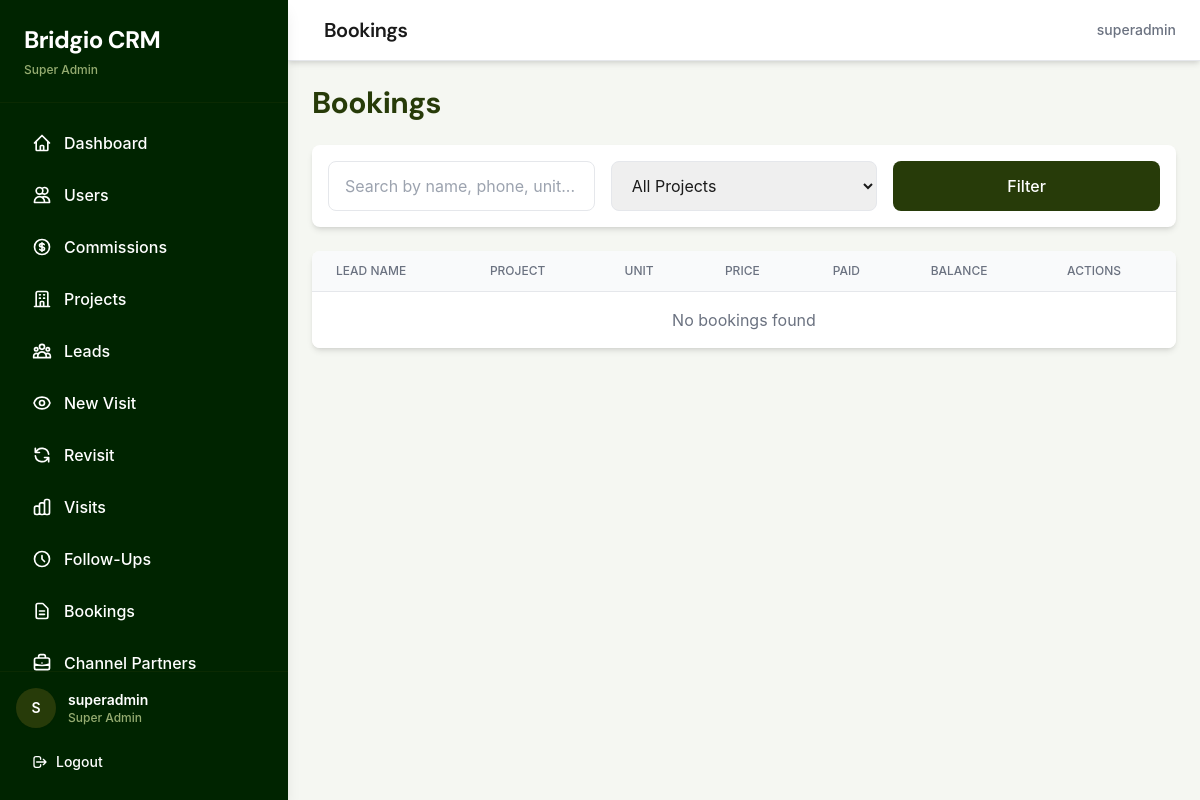
The page /bookings/ (signed in) on the database as committed earlier.
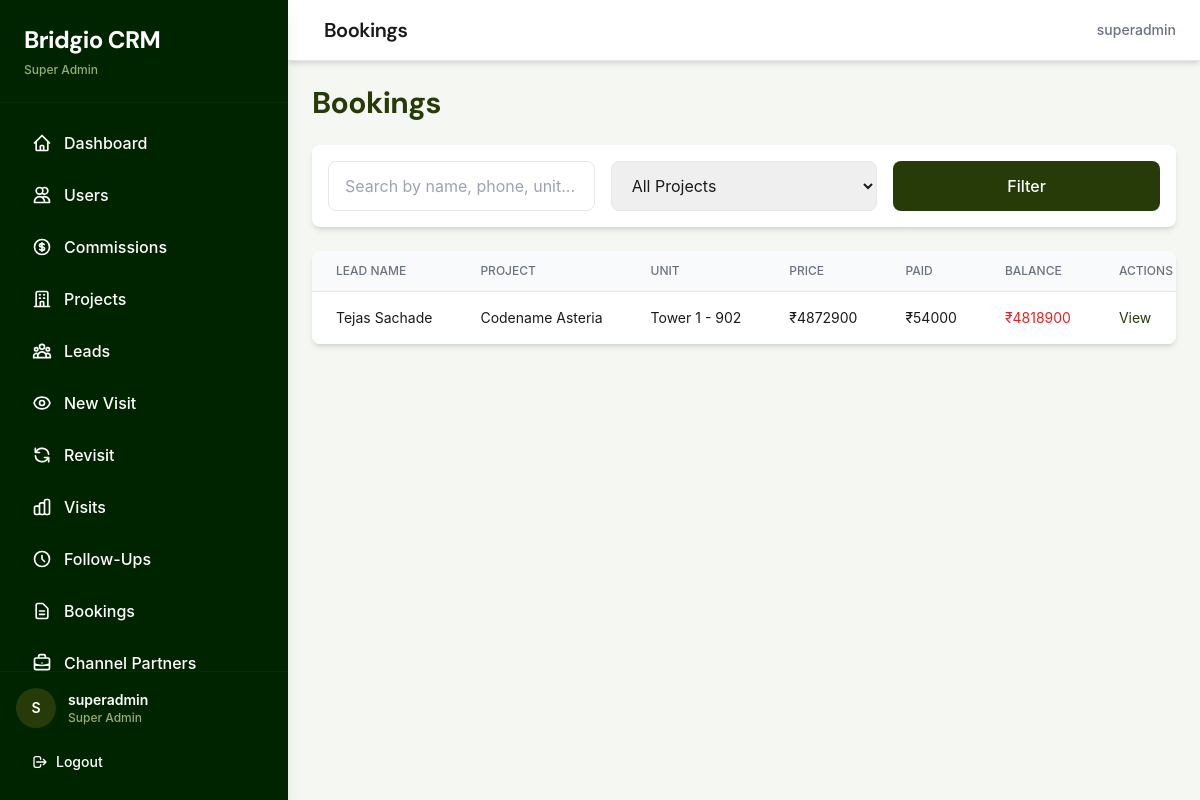
The same page on the database as committed later.
### bookings/models.py (models this page shows, shortened)
class Booking(models.Model):
    lead = models.ForeignKey(Lead, on_delete=models.CASCADE, related_name='bookings')
    project = models.ForeignKey(Project, on_delete=models.CASCADE, related_name='bookings')
    tower_wing = models.CharField(max_length=100, blank=True)
    unit_number = models.CharField(max_length=50)
    carpet_area = models.DecimalField(max_digits=10, decimal_places=2, null=True, blank=True)
    floor = models.IntegerField(null=True, blank=True)
    final_negotiated_price = models.DecimalField(
        max_digits=15,
        decimal_places=2,
        validators=[MinValueValidator(0)]
    )
    token_amount = models.DecimalField(
        max_digits=15,
        decimal_places=2,
        default=0.00,
        validators=[MinValueValidator(0)]
    )
    token_receipt_proof = models.FileField(upload_to='bookings/receipts/', blank=True, null=True)
    channel_partner = models.ForeignKey(
        ChannelPartner,
        on_delete=models.SET_NULL,
        null=True,
        blank=True,
        related_name='bookings'
    )
    cp_commission_percent = models.DecimalField(max_digits=5, decimal_places=2, default=0.00)
    credited_to_closing_manager = models.ForeignKey(
        User,
        on_delete=models.SET_NULL,
        null=True,
        blank=True,
        related_name='credited_bookings_closing',
        limit_choices_to={'role': 'closing_manager'},
        help_text="Closing manager who gets credit for this booking"
    )
    credited_to_sourcing_manager = models.ForeignKey(
        User,
        on_delete=models.SET_NULL,
        null=True,
        blank=True,
        related_name='credited_bookings_sourcing',
        limit_choices_to={'role': 'sourcing_manager'},
        help_text="Sourcing manager who gets credit for this booking (if CP lead)"
    )
    credited_to_telecaller = models.ForeignKey(
        User,
        on_delete=models.SET_NULL,
        null=True,
        blank=True,
        related_name='credited_bookings_telecaller',
        limit_choices_to={'role': 'telecaller'},
        help_text="Telecaller who gets credit for this booking (if telecaller-generated lead)"
    )
    created_by = models.ForeignKey(User, on_delete=models.SET_NULL, null=True)
    created_at = models.DateTimeField(auto_now_add=True)
    updated_at = models.DateTimeField(auto_now=True)
    is_archived = models.BooleanField(default=False)
    class Meta:
        db_table = 'bookings'
        ordering = ['-created_at']
    @property
    def total_paid(self):
        return self.payments.aggregate(total=Sum('amount'))['total'] or 0
    @property
    def remaining_balance(self):
        return self.final_negotiated_price - self.total_paid

### leads/models.py (models this page shows, shortened)
class Lead(models.Model):
    GENDER_CHOICES = [
        ('male', 'Male'),
        ('female', 'Female'),
        ('other', 'Other'),
    ]
    RESIDENCE_CHOICES = [
        ('own', 'Own'),
        ('rent', 'Rent'),
    ]
    OCCUPATION_CHOICES = [
        ('self_emp', 'Self Employed'),
        ('service', 'Service'),
        ('homemaker', 'Homemaker'),
        ('business', 'Business'),
        ('retired', 'Retired'),
        ('other', 'Other'),
    ]
    PURPOSE_CHOICES = [
        ('investment', 'Investment'),
        ('first_home', 'First Home'),
        ('second_home', 'Second Home'),
        ('retirement_home', 'Retirement Home'),
    ]
    VISIT_TYPE_CHOICES = [
        ('family', 'Family'),
        ('alone', 'Alone'),
    ]
    VISIT_SOURCE_CHOICES = [
        ('call', 'Call Generated'),
        ('cp', 'Channel Partner'),
        ('walkin', 'Direct Walk-in'),
    ]
    name = models.CharField(max_length=200)
    phone = models.CharField(max_length=15, db_index=True, unique=True, help_text="Unique phone number - used for deduplication")
    email = models.EmailField(blank=True)
    age = models.IntegerField(null=True, blank=True, validators=[MinValueValidator(18), MaxValueValidator(100)])
    gender = models.CharField(max_length=10, choices=GENDER_CHOICES, blank=True)
    locality = models.CharField(max_length=200, blank=True)
    current_residence = models.CharField(max_length=10, choices=RESIDENCE_CHOICES, blank=True)
    occupation = models.CharField(max_length=20, choices=OCCUPATION_CHOICES, blank=True)
    company_name = models.CharField(max_length=200, blank=True)
    designation = models.CharField(max_length=200, blank=True)
    configurations = models.ManyToManyField(
        GlobalConfiguration,
        related_name='leads',
        blank=True,
        help_text="Preferred configurations (multiple selection)"
    )
    project = models.ForeignKey(
        Project,
        on_delete=models.SET_NULL,
        null=True,
        blank=True,
        related_name='legacy_leads',
        help_text="DEPRECATED: Use project_associations instead"
    )
    budget = models.DecimalField(max_digits=15, decimal_places=2, null=True, blank=True, help_text="Overall budget preference")
    purpose = models.CharField(max_length=20, choices=PURPOSE_CHOICES, blank=True)
    visit_type = models.CharField(max_length=10, choices=VISIT_TYPE_CHOICES, blank=True)
    is_first_visit = models.BooleanField(default=True)
    how_did_you_hear = models.CharField(max_length=200, blank=True)
    visit_source = models.CharField(
        max_length=20,
        choices=VISIT_SOURCE_CHOICES,
        blank=True,
        null=True,
        help_text="How was this visit generated? (Call, CP, or Walk-in)"
    )
    channel_partner = models.ForeignKey(
        ChannelPartner,
        on_delete=models.SET_NULL,
        null=True,
        blank=True,
        related_name='leads'
    )
    cp_firm_name = models.CharField(max_length=200, blank=True)  # Fallback if CP not in master
    cp_name = models.CharField(max_length=200, blank=True)
    cp_phone = models.CharField(max_length=15, blank=True)
    cp_rera_number = models.CharField(max_length=50, blank=True)
    notes = models.TextField(blank=True, help_text="General notes about the lead, conversations, preferences, etc.")
    created_by = models.ForeignKey(
        User,
        on_delete=models.SET_NULL,
        null=True,
        related_name='created_leads'
    )
    created_at = models.DateTimeField(auto_now_add=True)
    updated_at = models.DateTimeField(auto_now=True)
    is_archived = models.BooleanField(default=False)
    is_pretagged = models.BooleanField(default=False, help_text="DEPRECATED: Use LeadProjectAssociation.is_pretagged instead")
    class Meta:
        db_table = 'leads'
        ordering = ['-created_at']
        indexes = [
            models.Index(fields=['phone']),
            models.Index(fields=['is_archived', '-created_at']),
        ]

### projects/models.py (models this page shows, shortened)
class Project(models.Model):
    PROJECT_TYPE_CHOICES = [
        ('residential', 'Residential'),
        ('commercial', 'Commercial'),
        ('mixed', 'Mixed'),
    ]
    name = models.CharField(max_length=200)
    builder_name = models.CharField(max_length=200)
    location = models.TextField()
    rera_id = models.CharField(max_length=50, blank=True)
    project_type = models.CharField(max_length=20, choices=PROJECT_TYPE_CHOICES, default='residential')
    starting_price = models.DecimalField(max_digits=15, decimal_places=2, null=True, blank=True)
    starting_price_unit = models.CharField(max_length=10, choices=[('lakhs', 'Lakhs'), ('crores', 'Crores')], default='lakhs', blank=True)
    ending_price = models.DecimalField(max_digits=15, decimal_places=2, null=True, blank=True)
    ending_price_unit = models.CharField(max_length=10, choices=[('lakhs', 'Lakhs'), ('crores', 'Crores')], default='lakhs', blank=True)
    inventory_summary = models.TextField(blank=True)
    image = models.ImageField(upload_to='projects/', blank=True, null=True, help_text="Cover image for project cards and detail page")
    number_of_towers = models.IntegerField(default=1, help_text="Total number of towers")
    floors_per_tower = models.IntegerField(default=1, help_text="Number of floors in each tower")
    units_per_floor = models.IntegerField(default=1, help_text="Number of residential units per floor")
    has_commercial = models.BooleanField(default=False, help_text="Does this project have commercial units?")
    commercial_floors = models.IntegerField(default=0, help_text="Number of floors with commercial units")
    commercial_units_per_floor = models.IntegerField(default=0, help_text="Number of commercial units per floor")
    latitude = models.DecimalField(max_digits=9, decimal_places=6, null=True, blank=True)
    longitude = models.DecimalField(max_digits=9, decimal_places=6, null=True, blank=True)
    default_commission_percent = models.DecimalField(max_digits=5, decimal_places=2, default=0.00)
    auto_assignment_strategy = models.CharField(
        max_length=20,
        choices=[('round_robin', 'Round Robin'), ('manual', 'Manual')],
        default='manual'
    )
    mandate_owner = models.ForeignKey(
        User,
        on_delete=models.CASCADE,
        related_name='projects',
        limit_choices_to={'role': 'mandate_owner'}
    )
    site_head = models.ForeignKey(
        User,
        on_delete=models.SET_NULL,
        null=True,
        blank=True,
        related_name='managed_projects',
        limit_choices_to={'role': 'site_head'}
    )
    is_active = models.BooleanField(default=True)
    created_at = models.DateTimeField(auto_now_add=True)
    updated_at = models.DateTimeField(auto_now=True)
    class Meta:
        db_table = 'projects'
        ordering = ['-created_at']

### bookings/views.py (the view, shortened to what this page needs)
# urls.py: path('', booking_list, name='list'),
@login_required
def booking_list(request):
    bookings = Booking.objects.filter(is_archived=False)
    if request.user.is_super_admin() or request.user.is_mandate_owner() or (request.user.is_superuser and request.user.is_staff):
        pass  # Super admin and mandate owner see all
    elif request.user.is_site_head():
        bookings = bookings.filter(project__site_head=request.user)
    elif request.user.is_closing_manager():
        bookings = bookings.filter(created_by=request.user)
    else:
        messages.error(request, 'You do not have permission to view bookings.')
        return redirect('dashboard')
    search = request.GET.get('search', '')
    project_id = request.GET.get('project', '')
    if project_id:
        bookings = bookings.filter(project_id=project_id)
    bookings = bookings.annotate(
        total_paid_amount=Sum('payments__amount')
    ).order_by('-created_at')
    paginator = Paginator(bookings, 25)
    page = request.GET.get('page', 1)
    bookings_page = paginator.get_page(page)
    context = {
        'bookings': bookings_page,
        'projects': Project.objects.filter(is_active=True),
        'search': search,
        'selected_project': project_id,
    }
    return render(request, 'bookings/list.html', context)

### accounts/models.py (called while the page is built)
    def is_super_admin(self):
        return self.role == 'super_admin'

    def is_closing_manager(self):
        return self.role == 'closing_manager'

    def is_telecaller(self):
        return self.role == 'telecaller'

### templates/bookings/list.html (shortened to what the changed rows need)
{% extends 'base.html' %}
{% block page_title %}Bookings{% endblock %}
{% block content %}
<div class="space-y-4 sm:space-y-6">
    <div class="flex flex-col sm:flex-row justify-between items-start sm:items-center gap-3 sm:gap-0">
        <h1 class="text-2xl sm:text-3xl font-heading font-bold text-olive-primary">Bookings</h1>
    </div>
    <div class="hidden lg:block bg-white rounded-lg shadow-md overflow-hidden">
        <div class="overflow-x-auto">
            <table class="min-w-full divide-y divide-gray-200">
                <thead class="bg-gray-50">
                    <tr>
                        <th class="px-6 py-3 text-left text-xs font-medium text-gray-500 uppercase">Lead Name</th>
                        <th class="px-6 py-3 text-left text-xs font-medium text-gray-500 uppercase">Project</th>
                        <th class="px-6 py-3 text-left text-xs font-medium text-gray-500 uppercase">Unit</th>
                        <th class="px-6 py-3 text-left text-xs font-medium text-gray-500 uppercase">Price</th>
                        <th class="px-6 py-3 text-left text-xs font-medium text-gray-500 uppercase">Paid</th>
                        <th class="px-6 py-3 text-left text-xs font-medium text-gray-500 uppercase">Balance</th>
                        <th class="px-6 py-3 text-left text-xs font-medium text-gray-500 uppercase">Actions</th>
                    </tr>
                </thead>
                <tbody class="bg-white divide-y divide-gray-200">
                    {% for booking in bookings %}
                    <tr class="hover:bg-gray-50">
                        <td class="px-6 py-4 whitespace-nowrap text-sm">{{ booking.lead.name }}</td>
                        <td class="px-6 py-4 whitespace-nowrap text-sm">{{ booking.project.name }}</td>
                        <td class="px-6 py-4 whitespace-nowrap text-sm">
                            {% if booking.tower_wing %}{{ booking.tower_wing }} - {% endif %}{{ booking.unit_number }}
                        </td>
                        <td class="px-6 py-4 whitespace-nowrap text-sm">₹{{ booking.final_negotiated_price|floatformat:0 }}</td>
                        <td class="px-6 py-4 whitespace-nowrap text-sm">₹{{ booking.total_paid_amount|floatformat:0|default:booking.total_paid|floatformat:0|default:0 }}</td>
                        <td class="px-6 py-4 whitespace-nowrap text-sm">
                            <span class="{% if booking.remaining_balance > 0 %}text-red-600{% else %}text-green-600{% endif %}">
                                ₹{{ booking.remaining_balance|floatformat:0 }}
                            </span>
                        </td>
                        <td class="px-6 py-4 whitespace-nowrap text-sm">
                            <a href="{% url 'bookings:detail' booking.pk %}"
                               class="text-olive-primary hover:text-olive-secondary">View</a>
                        </td>
                    </tr>
                    {% empty %}
                    <tr>
                        <td colspan="7" class="px-6 py-4 text-center text-gray-500">No bookings found</td>
                    </tr>
                    {% endfor %}
                </tbody>
            </table>
        </div>
    </div>
</div>
{% endblock %}

Rows that differ between the two databases and show on the page:
added Booking: lead.name "Tejas Sachade", project.name "Codename Asteria", tower_wing "Tower 1", unit_number "902", final_negotiated_price "4872900", total_paid_amount "54000", remaining_balance "4818900"
Other text that changed with them:
text no longer shown: "No bookings found"
